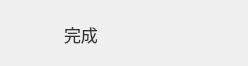
<?xml version="1.0" encoding="UTF-8"?>
<ui version="4.0">
 <class>TipPanel</class>
 <widget class="QWidget" name="TipPanel">
  <property name="geometry">
   <rect>
    <x>0</x>
    <y>0</y>
    <width>248</width>
    <height>66</height>
   </rect>
  </property>
  <property name="sizePolicy">
   <sizepolicy hsizetype="Expanding" vsizetype="Expanding">
    <horstretch>0</horstretch>
    <verstretch>0</verstretch>
   </sizepolicy>
  </property>
  <property name="minimumSize">
   <size>
    <width>143</width>
    <height>66</height>
   </size>
  </property>
  <property name="maximumSize">
   <size>
    <width>16777215</width>
    <height>66</height>
   </size>
  </property>
  <property name="windowTitle">
   <string>TipPanel</string>
  </property>
  <property name="styleSheet">
   <string notr="true"/>
  </property>
  <layout class="QGridLayout" name="gridLayout_2">
   <property name="leftMargin">
    <number>0</number>
   </property>
   <property name="topMargin">
    <number>0</number>
   </property>
   <property name="rightMargin">
    <number>0</number>
   </property>
   <property name="bottomMargin">
    <number>0</number>
   </property>
   <item row="0" column="0">
    <widget class="QWidget" name="widget" native="true">
     <property name="sizePolicy">
      <sizepolicy hsizetype="Expanding" vsizetype="Expanding">
       <horstretch>0</horstretch>
       <verstretch>0</verstretch>
      </sizepolicy>
     </property>
     <property name="styleSheet">
      <string notr="true"/>
     </property>
     <layout class="QGridLayout" name="gridLayout">
      <property name="leftMargin">
       <number>28</number>
      </property>
      <property name="rightMargin">
       <number>28</number>
      </property>
      <property name="bottomMargin">
       <number>9</number>
      </property>
      <item row="0" column="0">
       <widget class="QLabel" name="pIconLabel">
        <property name="sizePolicy">
         <sizepolicy hsizetype="Fixed" vsizetype="Fixed">
          <horstretch>0</horstretch>
          <verstretch>0</verstretch>
         </sizepolicy>
        </property>
        <property name="minimumSize">
         <size>
          <width>30</width>
          <height>30</height>
         </size>
        </property>
        <property name="maximumSize">
         <size>
          <width>30</width>
          <height>30</height>
         </size>
        </property>
        <property name="text">
         <string/>
        </property>
       </widget>
      </item>
      <item row="0" column="1">
       <widget class="QLabel" name="pTextLabel">
        <property name="sizePolicy">
         <sizepolicy hsizetype="Expanding" vsizetype="Fixed">
          <horstretch>0</horstretch>
          <verstretch>0</verstretch>
         </sizepolicy>
        </property>
        <property name="maximumSize">
         <size>
          <width>16777215</width>
          <height>50</height>
         </size>
        </property>
        <property name="font">
         <font>
          <family>Microsoft Yahei</family>
          <pointsize>-1</pointsize>
         </font>
        </property>
        <property name="styleSheet">
         <string notr="true">#pTextLabel{
	font-family: Microsoft Yahei;
	font-size: 17px;
	color: #333333;
}</string>
        </property>
        <property name="text">
         <string>完成</string>
        </property>
        <property name="wordWrap">
         <bool>true</bool>
        </property>
       </widget>
      </item>
     </layout>
    </widget>
   </item>
  </layout>
 </widget>
 <layoutdefault spacing="6" margin="11"/>
 <resources/>
 <connections/>
</ui>
